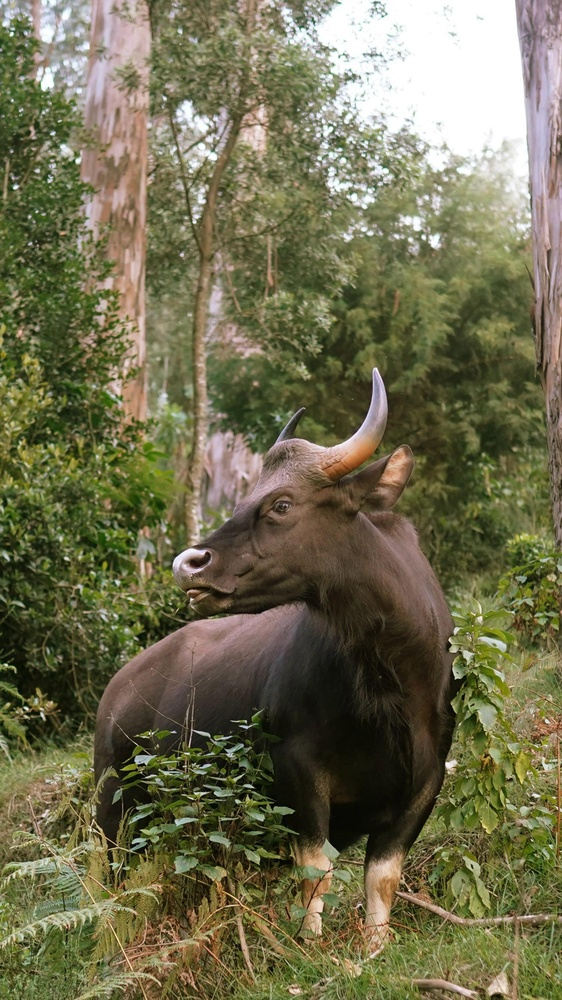
#> input picture Spatial Filtering/image.jpg, 562 x 1000 px, shrunk from 1521 x 2704 before the run
$ jupyter execute Convolution_Correlation.ipynb
#> lines starting #> are read from the running program, lines starting #| are printed output that depends on the picture
# Lab 4: Spatial Filtering and Statistical Foundations

## Theory

### Convolution
Convolution involves flipping the kernel and performing a weighted sum over the neighborhood.

g(x, y) = ΣΣ w(s,t) f(x−s, y−t)

---

### Correlation
Correlation applies the kernel directly without flipping.

g(x, y) = ΣΣ w(s,t) f(x+s, y+t)

---

### Difference
- Convolution → kernel flipped
- Correlation → no flipping

For symmetric kernels, both produce identical results.

---

### Central Limit Theorem (CLT)
The CLT states that the mean of a large number of independent random variables tends toward a Gaussian distribution.

This explains:
- Why Gaussian noise appears naturally
- Why repeated averaging produces smooth images

# Experiment 1: Spatial Filtering using Convolution

## Problem
To apply convolution on an image using a filter kernel.

## Theory
Convolution involves sliding a kernel over the image and computing weighted sums.
It is used for blurring, sharpening, and edge detection.

[cell 1]
import cv2
import numpy as np
import matplotlib.pyplot as plt

img = cv2.imread('image.jpg', 0)
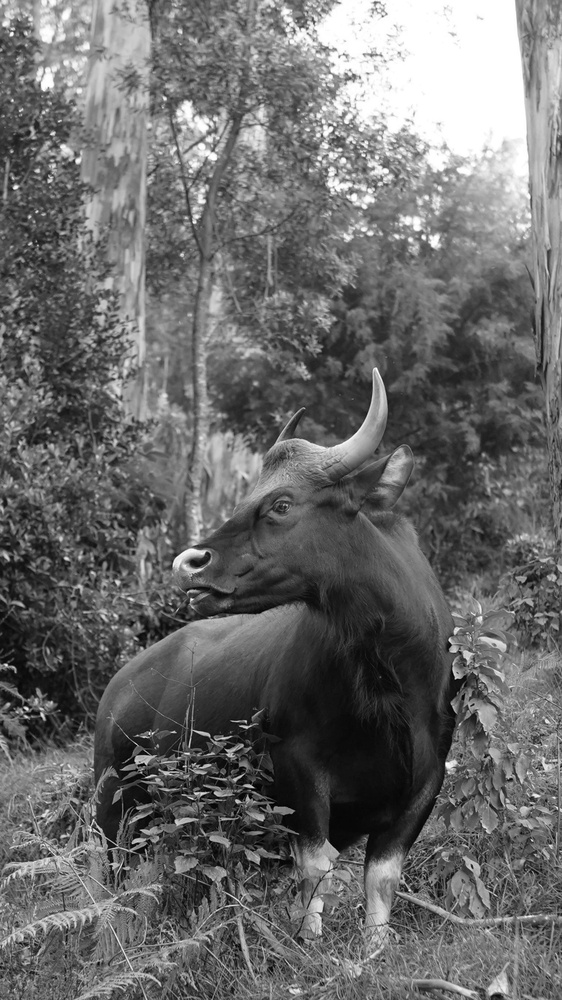
#> img: shape (1000, 562); min 0, max 255, mean 106.8

# Example kernel (blur)
kernel = np.ones((3,3), np.float32) / 9

conv = cv2.filter2D(img, -1, kernel)

plt.figure(figsize=(10,5))

plt.subplot(1,2,1)
plt.imshow(img, cmap='gray')
plt.title("Original")
plt.axis('off')

plt.subplot(1,2,2)
plt.imshow(conv, cmap='gray')
plt.title("Convolution (Blur)")
plt.axis('off')

plt.show()
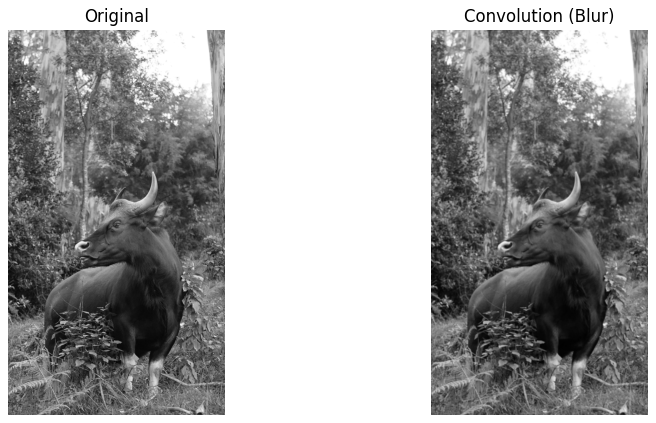
#> figure drawn by matplotlib, 2 panels

# Experiment 2: Spatial Filtering using Correlation

## Problem
To apply correlation on an image.

## Theory
Correlation is similar to convolution but does not flip the kernel.
It is used for template matching and feature detection.

[cell 2]
import cv2
import numpy as np
import matplotlib.pyplot as plt

img = cv2.imread('image.jpg', 0)

kernel = np.array([[1,0,-1],
                   [1,0,-1],
                   [1,0,-1]])

# Correlation (same as filter2D in OpenCV)
corr = cv2.filter2D(img, -1, kernel)
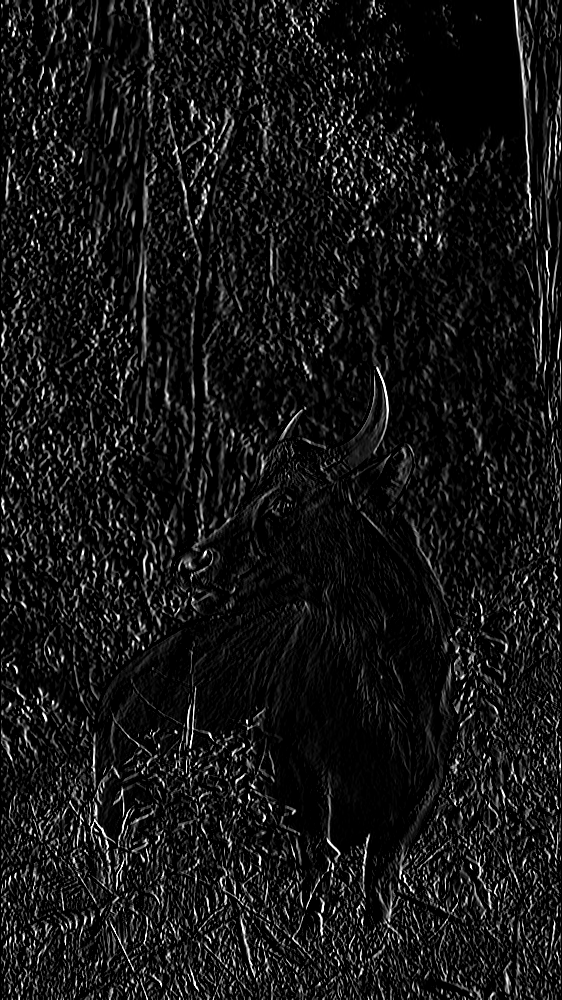
#> corr: shape (1000, 562); min 0, max 255, mean 21.6

plt.figure(figsize=(10,5))

plt.subplot(1,2,1)
plt.imshow(img, cmap='gray')
plt.title("Original")
plt.axis('off')

plt.subplot(1,2,2)
plt.imshow(corr, cmap='gray')
plt.title("Correlation Output")
plt.axis('off')

plt.show()
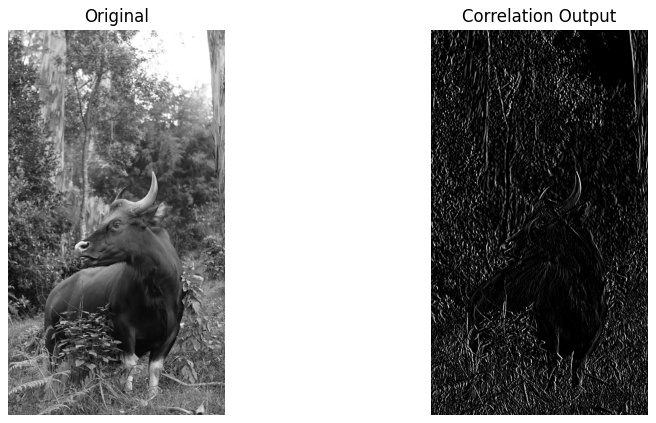
#> figure drawn by matplotlib, 2 panels

# Experiment 3: Verification of Central Limit Theorem

## Problem
To verify CLT using random variables.

## Theory
Central Limit Theorem states that the sum of independent random variables tends toward a normal distribution.

[cell 3]
import numpy as np
import matplotlib.pyplot as plt

# Generate uniform random numbers
data = np.random.uniform(0, 1, (1000, 10))

# Take mean across axis
means = np.mean(data, axis=1)

plt.figure(figsize=(8,5))
plt.hist(means, bins=30)
plt.title("CLT Verification (Mean Distribution)")
plt.show()
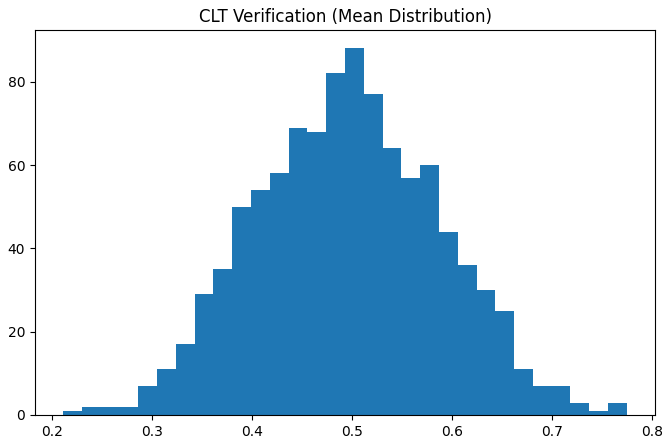
#> figure drawn by matplotlib, 1 panel; tallest bar 88 high, from x = 0.493 to 0.512
